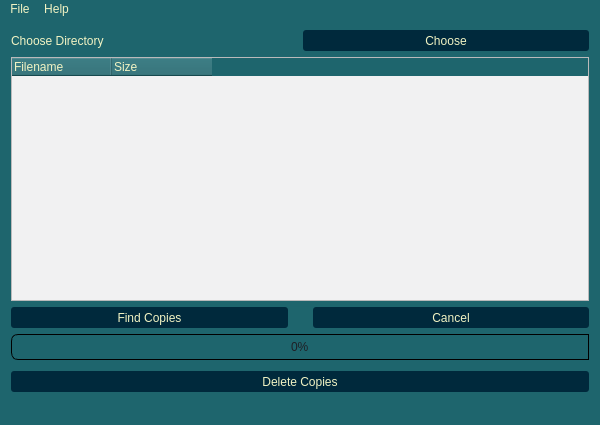
<?xml version="1.0" encoding="UTF-8"?>
<ui version="4.0">
 <class>CopyFinder</class>
 <widget class="QMainWindow" name="CopyFinder">
  <property name="geometry">
   <rect>
    <x>0</x>
    <y>0</y>
    <width>600</width>
    <height>425</height>
   </rect>
  </property>
  <property name="windowTitle">
   <string>CopyFinder</string>
  </property>
  <property name="styleSheet">
   <string notr="true">background: #1E656D;
color: #F1F3C3;</string>
  </property>
  <widget class="QWidget" name="centralWidget">
   <property name="styleSheet">
    <string notr="true"/>
   </property>
   <layout class="QVBoxLayout" name="verticalLayout_2">
    <item>
     <layout class="QVBoxLayout" name="verticalLayout">
      <item>
       <layout class="QHBoxLayout" name="horizontalLayout">
        <item>
         <widget class="QLabel" name="label">
          <property name="styleSheet">
           <string notr="true">font: 15pt &quot;Trebuchet MS&quot;;</string>
          </property>
          <property name="text">
           <string>Choose Directory</string>
          </property>
         </widget>
        </item>
        <item>
         <widget class="QPushButton" name="chooseDirectoryButton">
          <property name="styleSheet">
           <string notr="true">font: 12pt &quot;Trebuchet MS&quot;;
background-color: #00293C;
border-radius: 3px;
height: 21px;</string>
          </property>
          <property name="text">
           <string>Choose</string>
          </property>
         </widget>
        </item>
       </layout>
      </item>
      <item>
       <widget class="QTreeWidget" name="treeWidget">
        <property name="styleSheet">
         <string notr="true">QTreeView {
	font: 12pt &quot;Trebuchet MS&quot;;
	color: #00293C;
	background: #F1F1F2;
}

QTreeView::item:disabled {
	color: #92AAC7;
}</string>
        </property>
        <attribute name="headerMinimumSectionSize">
         <number>100</number>
        </attribute>
        <attribute name="headerStretchLastSection">
         <bool>false</bool>
        </attribute>
        <column>
         <property name="text">
          <string>Filename</string>
         </property>
        </column>
        <column>
         <property name="text">
          <string>Size</string>
         </property>
        </column>
       </widget>
      </item>
      <item>
       <layout class="QHBoxLayout" name="horizontalLayout_2">
        <property name="spacing">
         <number>25</number>
        </property>
        <item>
         <widget class="QPushButton" name="findCopiesButton">
          <property name="styleSheet">
           <string notr="true">font: 12pt &quot;Trebuchet MS&quot;;
background-color: #00293C;
border-radius: 3px;
height: 21px;</string>
          </property>
          <property name="text">
           <string>Find Copies</string>
          </property>
         </widget>
        </item>
        <item>
         <widget class="QPushButton" name="cancelButton">
          <property name="styleSheet">
           <string notr="true">font: 12pt &quot;Trebuchet MS&quot;;
background-color: #00293C;
border-radius: 3px;
height: 21px;</string>
          </property>
          <property name="text">
           <string>Cancel</string>
          </property>
         </widget>
        </item>
       </layout>
      </item>
     </layout>
    </item>
    <item>
     <widget class="QProgressBar" name="progressBar">
      <property name="enabled">
       <bool>true</bool>
      </property>
      <property name="styleSheet">
       <string notr="true">QProgressBar {
border: 1px solid black;
color: #1E1F26;
text-align: center;
padding: 1px;
border-top-left-radius: 7px;
border-bottom-left-radius: 7px;
background: QLinearGradient( x1: 0, y1: 0, x2: 0, y2: 1,
stop: 0 #fff,
stop: 0.4999 #eee,
stop: 0.5 #ddd,
stop: 1 #eee );
width: 15px;
}
QProgressBar::chunk {
background: QLinearGradient( x1: 0, y1: 0, x2: 1, y2: 0,
stop: 0 #0000ff,
stop: 1 #ff0000 );
border-top-left-radius: 7px;
border-bottom-left-radius: 7px;
border: 1px solid black;
}</string>
      </property>
      <property name="value">
       <number>0</number>
      </property>
     </widget>
    </item>
    <item>
     <widget class="QPushButton" name="deleteCopiesButton">
      <property name="styleSheet">
       <string notr="true">font: 12pt &quot;Trebuchet MS&quot;;
background-color: #00293C;
height: 21px;
border-radius: 3px;
margin-top: 5px;
</string>
      </property>
      <property name="text">
       <string>Delete Copies</string>
      </property>
     </widget>
    </item>
   </layout>
  </widget>
  <widget class="QMenuBar" name="menuBar">
   <property name="geometry">
    <rect>
     <x>0</x>
     <y>0</y>
     <width>600</width>
     <height>22</height>
    </rect>
   </property>
   <widget class="QMenu" name="menuFile">
    <property name="title">
     <string>File</string>
    </property>
    <addaction name="actionScan_Directory"/>
    <addaction name="actionExit"/>
   </widget>
   <widget class="QMenu" name="menuHelp">
    <property name="title">
     <string>Help</string>
    </property>
    <addaction name="actionAbout_us"/>
   </widget>
   <addaction name="menuFile"/>
   <addaction name="menuHelp"/>
  </widget>
  <widget class="QStatusBar" name="statusBar"/>
  <action name="actionScan_Directory">
   <property name="text">
    <string>Scan Directory</string>
   </property>
  </action>
  <action name="actionExit">
   <property name="text">
    <string>Exit</string>
   </property>
  </action>
  <action name="actionAbout_us">
   <property name="text">
    <string>About us</string>
   </property>
  </action>
 </widget>
 <layoutdefault spacing="6" margin="11"/>
 <resources/>
 <connections/>
</ui>
